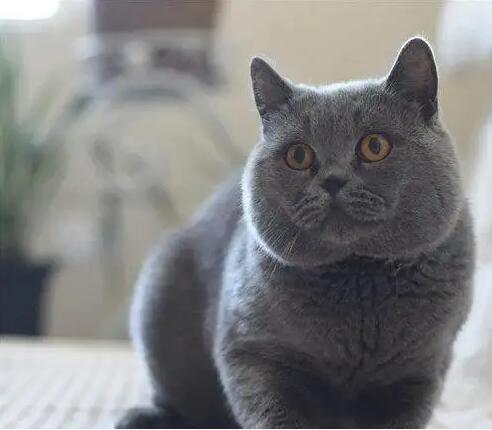
#> input picture src/005-geometric-transformation/Remap/1.jpg, 492 x 430 px
$ python y_rotation.py
#> lines starting #> are read from the running program, lines starting #| are printed output that depends on the picture
import cv2
import numpy as np

img = cv2.imread("1.jpg")
#> img is the input picture: shape (430, 492, 3); mean B, G, R 128.9, 128.5, 128.1
rows, cols, ch = img.shape
#> rows = 430; cols = 492; ch = 3

mapx = np.ones(img.shape[:2], np.float32)
mapy = np.ones(img.shape[:2], np.float32)

for i in range(rows):
    for j in range(cols):
        mapx.itemset((i,j),cols-1-j)#修改这一行即可
        mapy.itemset((i,j),i)
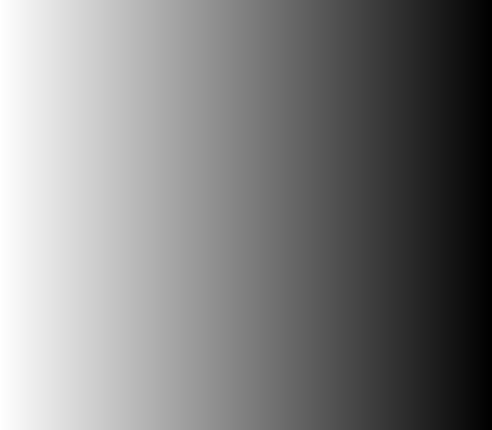
#> mapx: shape (430, 492) float32; min 0, max 491, mean 245.5; drawn with min black and max white
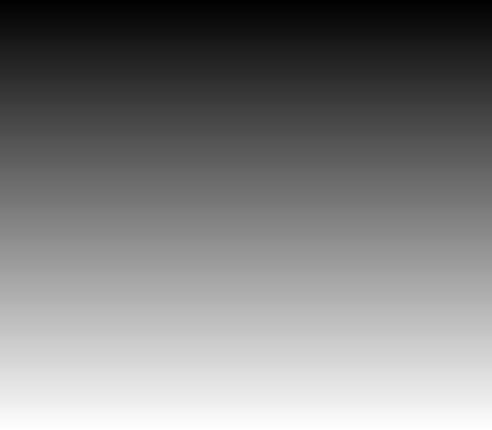
#> mapy: shape (430, 492) float32; min 0, max 429, mean 214.5; drawn with min black and max white

result_img = cv2.remap(img, mapx, mapy, cv2.INTER_LINEAR)
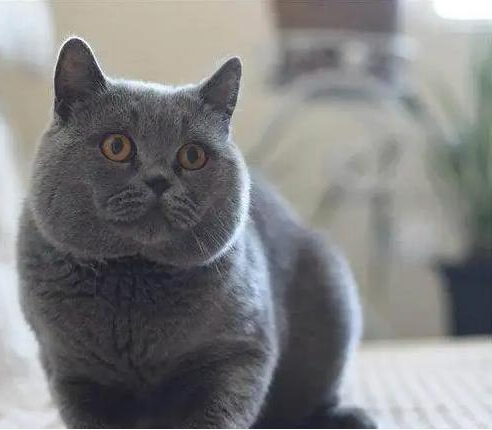
#> result_img: shape (430, 492, 3); mean B, G, R 128.9, 128.5, 128.1

cv2.imshow("img", img)
cv2.imshow("result_img", result_img)
cv2.waitKey()
cv2.destroyAllWindows()
